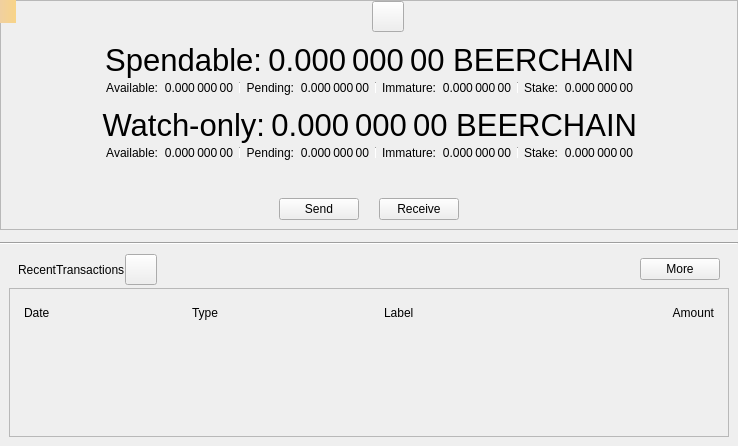
<?xml version="1.0" encoding="UTF-8"?>
<ui version="4.0">
 <class>OverviewPage</class>
 <widget class="QWidget" name="OverviewPage">
  <property name="geometry">
   <rect>
    <x>0</x>
    <y>0</y>
    <width>738</width>
    <height>446</height>
   </rect>
  </property>
  <property name="windowTitle">
   <string>Form</string>
  </property>
  <layout class="QVBoxLayout" name="verticalLayout_6">
   <property name="spacing">
    <number>0</number>
   </property>
   <property name="leftMargin">
    <number>0</number>
   </property>
   <property name="topMargin">
    <number>0</number>
   </property>
   <property name="rightMargin">
    <number>0</number>
   </property>
   <property name="bottomMargin">
    <number>0</number>
   </property>
   <item>
    <widget class="QFrame" name="frameBalances">
     <property name="frameShape">
      <enum>QFrame::StyledPanel</enum>
     </property>
     <property name="frameShadow">
      <enum>QFrame::Raised</enum>
     </property>
     <layout class="QVBoxLayout" name="verticalLayout_5">
      <property name="spacing">
       <number>0</number>
      </property>
      <property name="leftMargin">
       <number>0</number>
      </property>
      <property name="topMargin">
       <number>0</number>
      </property>
      <property name="rightMargin">
       <number>0</number>
      </property>
      <property name="bottomMargin">
       <number>0</number>
      </property>
      <item>
       <widget class="QWidget" name="widgetStatus" native="true">
        <layout class="QHBoxLayout" name="horizontalLayout_16">
         <property name="leftMargin">
          <number>0</number>
         </property>
         <property name="topMargin">
          <number>0</number>
         </property>
         <property name="rightMargin">
          <number>0</number>
         </property>
         <property name="bottomMargin">
          <number>0</number>
         </property>
         <item>
          <spacer name="horizontalSpacer_6">
           <property name="orientation">
            <enum>Qt::Horizontal</enum>
           </property>
           <property name="sizeHint" stdset="0">
            <size>
             <width>0</width>
             <height>20</height>
            </size>
           </property>
          </spacer>
         </item>
         <item>
          <widget class="QLabel" name="labelLogo">
           <property name="sizePolicy">
            <sizepolicy hsizetype="Fixed" vsizetype="Fixed">
             <horstretch>0</horstretch>
             <verstretch>0</verstretch>
            </sizepolicy>
           </property>
           <property name="minimumSize">
            <size>
             <width>32</width>
             <height>32</height>
            </size>
           </property>
          </widget>
         </item>
         <item>
          <widget class="QToolButton" name="labelWalletStatus">
           <property name="enabled">
            <bool>true</bool>
           </property>
           <property name="toolTip">
            <string>The displayed information may be out of date. Your wallet automatically synchronizes with the Beerchain network after a connection is established, but this process has not completed yet.</string>
           </property>
           <property name="text">
            <string/>
           </property>
           <property name="icon">
            <iconset>
             <normaloff>:/icons/warning</normaloff>
             <disabledoff>:/icons/warning</disabledoff>:/icons/warning</iconset>
           </property>
           <property name="iconSize">
            <size>
             <width>24</width>
             <height>24</height>
            </size>
           </property>
           <property name="flat" stdset="0">
            <bool>false</bool>
           </property>
          </widget>
         </item>
         <item>
          <spacer name="horizontalSpacer_5">
           <property name="orientation">
            <enum>Qt::Horizontal</enum>
           </property>
           <property name="sizeHint" stdset="0">
            <size>
             <width>0</width>
             <height>20</height>
            </size>
           </property>
          </spacer>
         </item>
        </layout>
       </widget>
      </item>
      <item>
       <widget class="QWidget" name="widgetWallet" native="true">
        <layout class="QVBoxLayout" name="verticalLayout_2">
         <property name="spacing">
          <number>0</number>
         </property>
         <item>
          <widget class="QWidget" name="widgetTotal" native="true">
           <layout class="QHBoxLayout" name="horizontalLayout">
            <property name="leftMargin">
             <number>0</number>
            </property>
            <property name="topMargin">
             <number>0</number>
            </property>
            <property name="rightMargin">
             <number>0</number>
            </property>
            <property name="bottomMargin">
             <number>0</number>
            </property>
            <item>
             <spacer name="horizontalSpacer_7">
              <property name="orientation">
               <enum>Qt::Horizontal</enum>
              </property>
              <property name="sizeHint" stdset="0">
               <size>
                <width>0</width>
                <height>20</height>
               </size>
              </property>
             </spacer>
            </item>
            <item>
             <widget class="QLabel" name="labelSpendable">
              <property name="font">
               <font>
                <pointsize>23</pointsize>
               </font>
              </property>
              <property name="text">
               <string>Spendable:</string>
              </property>
              <property name="alignment">
               <set>Qt::AlignRight|Qt::AlignTrailing|Qt::AlignVCenter</set>
              </property>
             </widget>
            </item>
            <item>
             <widget class="QLabel" name="labelTotal">
              <property name="font">
               <font>
                <pointsize>23</pointsize>
               </font>
              </property>
              <property name="cursor">
               <cursorShape>IBeamCursor</cursorShape>
              </property>
              <property name="toolTip">
               <string>Your current total balance</string>
              </property>
              <property name="text">
               <string notr="true">0.000 000 00 BEERCHAIN</string>
              </property>
              <property name="alignment">
               <set>Qt::AlignRight|Qt::AlignTrailing|Qt::AlignVCenter</set>
              </property>
              <property name="textInteractionFlags">
               <set>Qt::LinksAccessibleByMouse|Qt::TextSelectableByMouse</set>
              </property>
             </widget>
            </item>
            <item>
             <spacer name="horizontalSpacer_8">
              <property name="orientation">
               <enum>Qt::Horizontal</enum>
              </property>
              <property name="sizeHint" stdset="0">
               <size>
                <width>0</width>
                <height>20</height>
               </size>
              </property>
             </spacer>
            </item>
           </layout>
          </widget>
         </item>
         <item>
          <layout class="QHBoxLayout" name="horizontalLayout_13">
           <property name="leftMargin">
            <number>0</number>
           </property>
           <property name="topMargin">
            <number>0</number>
           </property>
           <property name="rightMargin">
            <number>0</number>
           </property>
           <property name="bottomMargin">
            <number>0</number>
           </property>
           <item>
            <spacer name="horizontalSpacer_9">
             <property name="orientation">
              <enum>Qt::Horizontal</enum>
             </property>
             <property name="sizeHint" stdset="0">
              <size>
               <width>40</width>
               <height>20</height>
              </size>
             </property>
            </spacer>
           </item>
           <item>
            <widget class="QWidget" name="widgetBalance" native="true">
             <layout class="QHBoxLayout" name="horizontalLayout_2">
              <property name="leftMargin">
               <number>0</number>
              </property>
              <property name="topMargin">
               <number>0</number>
              </property>
              <property name="rightMargin">
               <number>0</number>
              </property>
              <property name="bottomMargin">
               <number>0</number>
              </property>
              <item>
               <widget class="QLabel" name="labelBalanceText">
                <property name="text">
                 <string>Available:</string>
                </property>
                <property name="alignment">
                 <set>Qt::AlignRight|Qt::AlignTrailing|Qt::AlignVCenter</set>
                </property>
               </widget>
              </item>
              <item>
               <widget class="QLabel" name="labelBalance">
                <property name="cursor">
                 <cursorShape>IBeamCursor</cursorShape>
                </property>
                <property name="toolTip">
                 <string>Your current spendable balance</string>
                </property>
                <property name="text">
                 <string notr="true">0.000 000 00</string>
                </property>
                <property name="alignment">
                 <set>Qt::AlignRight|Qt::AlignTrailing|Qt::AlignVCenter</set>
                </property>
                <property name="textInteractionFlags">
                 <set>Qt::LinksAccessibleByMouse|Qt::TextSelectableByMouse</set>
                </property>
               </widget>
              </item>
             </layout>
            </widget>
           </item>
           <item>
            <widget class="QWidget" name="widgetPending" native="true">
             <layout class="QHBoxLayout" name="horizontalLayout_3">
              <property name="leftMargin">
               <number>6</number>
              </property>
              <property name="topMargin">
               <number>0</number>
              </property>
              <property name="rightMargin">
               <number>0</number>
              </property>
              <property name="bottomMargin">
               <number>0</number>
              </property>
              <item>
               <widget class="Line" name="vLine">
                <property name="maximumSize">
                 <size>
                  <width>1</width>
                  <height>12</height>
                 </size>
                </property>
                <property name="orientation">
                 <enum>Qt::Vertical</enum>
                </property>
               </widget>
              </item>
              <item>
               <widget class="QLabel" name="labelPendingText">
                <property name="text">
                 <string>Pending:</string>
                </property>
                <property name="alignment">
                 <set>Qt::AlignRight|Qt::AlignTrailing|Qt::AlignVCenter</set>
                </property>
               </widget>
              </item>
              <item>
               <widget class="QLabel" name="labelUnconfirmed">
                <property name="cursor">
                 <cursorShape>IBeamCursor</cursorShape>
                </property>
                <property name="toolTip">
                 <string>Total of transactions that have yet to be confirmed, and do not yet count toward the spendable balance</string>
                </property>
                <property name="text">
                 <string notr="true">0.000 000 00</string>
                </property>
                <property name="alignment">
                 <set>Qt::AlignRight|Qt::AlignTrailing|Qt::AlignVCenter</set>
                </property>
                <property name="textInteractionFlags">
                 <set>Qt::LinksAccessibleByMouse|Qt::TextSelectableByMouse</set>
                </property>
               </widget>
              </item>
             </layout>
            </widget>
           </item>
           <item>
            <widget class="QWidget" name="widgetImmature" native="true">
             <layout class="QHBoxLayout" name="horizontalLayout_4">
              <property name="leftMargin">
               <number>6</number>
              </property>
              <property name="topMargin">
               <number>0</number>
              </property>
              <property name="rightMargin">
               <number>0</number>
              </property>
              <property name="bottomMargin">
               <number>0</number>
              </property>
              <item>
               <widget class="Line" name="vLine_2">
                <property name="maximumSize">
                 <size>
                  <width>1</width>
                  <height>12</height>
                 </size>
                </property>
                <property name="orientation">
                 <enum>Qt::Vertical</enum>
                </property>
               </widget>
              </item>
              <item>
               <widget class="QLabel" name="labelImmatureText">
                <property name="text">
                 <string>Immature:</string>
                </property>
                <property name="alignment">
                 <set>Qt::AlignRight|Qt::AlignTrailing|Qt::AlignVCenter</set>
                </property>
               </widget>
              </item>
              <item>
               <widget class="QLabel" name="labelImmature">
                <property name="cursor">
                 <cursorShape>IBeamCursor</cursorShape>
                </property>
                <property name="toolTip">
                 <string>Mined balance that has not yet matured</string>
                </property>
                <property name="text">
                 <string notr="true">0.000 000 00</string>
                </property>
                <property name="alignment">
                 <set>Qt::AlignRight|Qt::AlignTrailing|Qt::AlignVCenter</set>
                </property>
                <property name="textInteractionFlags">
                 <set>Qt::LinksAccessibleByMouse|Qt::TextSelectableByMouse</set>
                </property>
               </widget>
              </item>
             </layout>
            </widget>
           </item>
           <item>
            <widget class="QWidget" name="widgetStake" native="true">
             <layout class="QHBoxLayout" name="horizontalLayout_7">
              <property name="leftMargin">
               <number>6</number>
              </property>
              <property name="topMargin">
               <number>0</number>
              </property>
              <property name="rightMargin">
               <number>0</number>
              </property>
              <property name="bottomMargin">
               <number>0</number>
              </property>
              <item>
               <widget class="Line" name="vLine_3">
                <property name="maximumSize">
                 <size>
                  <width>1</width>
                  <height>12</height>
                 </size>
                </property>
                <property name="orientation">
                 <enum>Qt::Vertical</enum>
                </property>
               </widget>
              </item>
              <item>
               <widget class="QLabel" name="labelStakeText">
                <property name="text">
                 <string>Stake:</string>
                </property>
                <property name="alignment">
                 <set>Qt::AlignRight|Qt::AlignTrailing|Qt::AlignVCenter</set>
                </property>
               </widget>
              </item>
              <item>
               <widget class="QLabel" name="labelStake">
                <property name="text">
                 <string>0.000 000 00</string>
                </property>
                <property name="alignment">
                 <set>Qt::AlignRight|Qt::AlignTrailing|Qt::AlignVCenter</set>
                </property>
                <property name="textInteractionFlags">
                 <set>Qt::LinksAccessibleByMouse|Qt::TextSelectableByMouse</set>
                </property>
               </widget>
              </item>
             </layout>
            </widget>
           </item>
           <item>
            <spacer name="horizontalSpacer_10">
             <property name="orientation">
              <enum>Qt::Horizontal</enum>
             </property>
             <property name="sizeHint" stdset="0">
              <size>
               <width>40</width>
               <height>20</height>
              </size>
             </property>
            </spacer>
           </item>
          </layout>
         </item>
        </layout>
       </widget>
      </item>
      <item>
       <widget class="QWidget" name="widgetWatch" native="true">
        <layout class="QVBoxLayout" name="verticalLayout_4">
         <property name="spacing">
          <number>0</number>
         </property>
         <property name="topMargin">
          <number>0</number>
         </property>
         <property name="bottomMargin">
          <number>0</number>
         </property>
         <item>
          <widget class="QWidget" name="widgetWatchTotal" native="true">
           <layout class="QHBoxLayout" name="horizontalLayout_8">
            <property name="leftMargin">
             <number>0</number>
            </property>
            <property name="topMargin">
             <number>0</number>
            </property>
            <property name="rightMargin">
             <number>0</number>
            </property>
            <property name="bottomMargin">
             <number>0</number>
            </property>
            <item>
             <spacer name="horizontalSpacer_11">
              <property name="orientation">
               <enum>Qt::Horizontal</enum>
              </property>
              <property name="sizeHint" stdset="0">
               <size>
                <width>0</width>
                <height>20</height>
               </size>
              </property>
             </spacer>
            </item>
            <item>
             <widget class="QLabel" name="labelWatchonly">
              <property name="font">
               <font>
                <pointsize>23</pointsize>
               </font>
              </property>
              <property name="text">
               <string>Watch-only:</string>
              </property>
              <property name="alignment">
               <set>Qt::AlignRight|Qt::AlignTrailing|Qt::AlignVCenter</set>
              </property>
             </widget>
            </item>
            <item>
             <widget class="QLabel" name="labelWatchTotal">
              <property name="font">
               <font>
                <pointsize>23</pointsize>
               </font>
              </property>
              <property name="cursor">
               <cursorShape>IBeamCursor</cursorShape>
              </property>
              <property name="toolTip">
               <string>Current total balance in watch-only addresses</string>
              </property>
              <property name="text">
               <string notr="true">0.000 000 00 BEERCHAIN</string>
              </property>
              <property name="alignment">
               <set>Qt::AlignRight|Qt::AlignTrailing|Qt::AlignVCenter</set>
              </property>
              <property name="textInteractionFlags">
               <set>Qt::LinksAccessibleByMouse|Qt::TextSelectableByMouse</set>
              </property>
             </widget>
            </item>
            <item>
             <spacer name="horizontalSpacer_12">
              <property name="orientation">
               <enum>Qt::Horizontal</enum>
              </property>
              <property name="sizeHint" stdset="0">
               <size>
                <width>0</width>
                <height>20</height>
               </size>
              </property>
             </spacer>
            </item>
           </layout>
          </widget>
         </item>
         <item>
          <layout class="QHBoxLayout" name="horizontalLayout_14">
           <property name="leftMargin">
            <number>0</number>
           </property>
           <property name="rightMargin">
            <number>0</number>
           </property>
           <item>
            <spacer name="horizontalSpacer_13">
             <property name="orientation">
              <enum>Qt::Horizontal</enum>
             </property>
             <property name="sizeHint" stdset="0">
              <size>
               <width>0</width>
               <height>20</height>
              </size>
             </property>
            </spacer>
           </item>
           <item>
            <widget class="QWidget" name="widgetWatchAvailable" native="true">
             <layout class="QHBoxLayout" name="horizontalLayout_9">
              <property name="leftMargin">
               <number>0</number>
              </property>
              <property name="topMargin">
               <number>0</number>
              </property>
              <property name="rightMargin">
               <number>0</number>
              </property>
              <property name="bottomMargin">
               <number>0</number>
              </property>
              <item>
               <widget class="QLabel" name="labelWatchAvailableText">
                <property name="text">
                 <string>Available:</string>
                </property>
                <property name="alignment">
                 <set>Qt::AlignRight|Qt::AlignTrailing|Qt::AlignVCenter</set>
                </property>
               </widget>
              </item>
              <item>
               <widget class="QLabel" name="labelWatchAvailable">
                <property name="cursor">
                 <cursorShape>IBeamCursor</cursorShape>
                </property>
                <property name="toolTip">
                 <string>Your current balance in watch-only addresses</string>
                </property>
                <property name="text">
                 <string notr="true">0.000 000 00</string>
                </property>
                <property name="alignment">
                 <set>Qt::AlignRight|Qt::AlignTrailing|Qt::AlignVCenter</set>
                </property>
                <property name="textInteractionFlags">
                 <set>Qt::LinksAccessibleByMouse|Qt::TextSelectableByMouse</set>
                </property>
               </widget>
              </item>
             </layout>
            </widget>
           </item>
           <item>
            <widget class="QWidget" name="widgetWatchPending" native="true">
             <layout class="QHBoxLayout" name="horizontalLayout_10">
              <property name="leftMargin">
               <number>6</number>
              </property>
              <property name="topMargin">
               <number>0</number>
              </property>
              <property name="rightMargin">
               <number>0</number>
              </property>
              <property name="bottomMargin">
               <number>0</number>
              </property>
              <item>
               <widget class="Line" name="vLine_4">
                <property name="maximumSize">
                 <size>
                  <width>1</width>
                  <height>12</height>
                 </size>
                </property>
                <property name="orientation">
                 <enum>Qt::Vertical</enum>
                </property>
               </widget>
              </item>
              <item>
               <widget class="QLabel" name="labelWatchPendingText">
                <property name="text">
                 <string>Pending:</string>
                </property>
                <property name="alignment">
                 <set>Qt::AlignRight|Qt::AlignTrailing|Qt::AlignVCenter</set>
                </property>
               </widget>
              </item>
              <item>
               <widget class="QLabel" name="labelWatchPending">
                <property name="cursor">
                 <cursorShape>IBeamCursor</cursorShape>
                </property>
                <property name="toolTip">
                 <string>Unconfirmed transactions to watch-only addresses</string>
                </property>
                <property name="text">
                 <string notr="true">0.000 000 00</string>
                </property>
                <property name="alignment">
                 <set>Qt::AlignRight|Qt::AlignTrailing|Qt::AlignVCenter</set>
                </property>
                <property name="textInteractionFlags">
                 <set>Qt::LinksAccessibleByMouse|Qt::TextSelectableByMouse</set>
                </property>
               </widget>
              </item>
             </layout>
            </widget>
           </item>
           <item>
            <widget class="QWidget" name="widgetWatchImmature" native="true">
             <layout class="QHBoxLayout" name="horizontalLayout_11">
              <property name="leftMargin">
               <number>6</number>
              </property>
              <property name="topMargin">
               <number>0</number>
              </property>
              <property name="rightMargin">
               <number>0</number>
              </property>
              <property name="bottomMargin">
               <number>0</number>
              </property>
              <item>
               <widget class="Line" name="vLine_5">
                <property name="maximumSize">
                 <size>
                  <width>1</width>
                  <height>12</height>
                 </size>
                </property>
                <property name="orientation">
                 <enum>Qt::Vertical</enum>
                </property>
               </widget>
              </item>
              <item>
               <widget class="QLabel" name="labelWatchImmatureText">
                <property name="text">
                 <string>Immature:</string>
                </property>
                <property name="alignment">
                 <set>Qt::AlignRight|Qt::AlignTrailing|Qt::AlignVCenter</set>
                </property>
               </widget>
              </item>
              <item>
               <widget class="QLabel" name="labelWatchImmature">
                <property name="cursor">
                 <cursorShape>IBeamCursor</cursorShape>
                </property>
                <property name="toolTip">
                 <string>Mined balance in watch-only addresses that has not yet matured</string>
                </property>
                <property name="text">
                 <string notr="true">0.000 000 00</string>
                </property>
                <property name="alignment">
                 <set>Qt::AlignRight|Qt::AlignTrailing|Qt::AlignVCenter</set>
                </property>
                <property name="textInteractionFlags">
                 <set>Qt::LinksAccessibleByMouse|Qt::TextSelectableByMouse</set>
                </property>
               </widget>
              </item>
             </layout>
            </widget>
           </item>
           <item>
            <widget class="QWidget" name="widgetWatchStake" native="true">
             <layout class="QHBoxLayout" name="horizontalLayout_12">
              <property name="leftMargin">
               <number>6</number>
              </property>
              <property name="topMargin">
               <number>0</number>
              </property>
              <property name="rightMargin">
               <number>0</number>
              </property>
              <property name="bottomMargin">
               <number>0</number>
              </property>
              <item>
               <widget class="Line" name="vLine_6">
                <property name="maximumSize">
                 <size>
                  <width>1</width>
                  <height>12</height>
                 </size>
                </property>
                <property name="orientation">
                 <enum>Qt::Vertical</enum>
                </property>
               </widget>
              </item>
              <item>
               <widget class="QLabel" name="labelWatchStakeText">
                <property name="text">
                 <string>Stake:</string>
                </property>
                <property name="alignment">
                 <set>Qt::AlignRight|Qt::AlignTrailing|Qt::AlignVCenter</set>
                </property>
               </widget>
              </item>
              <item>
               <widget class="QLabel" name="labelWatchStake">
                <property name="text">
                 <string>0.000 000 00</string>
                </property>
                <property name="alignment">
                 <set>Qt::AlignRight|Qt::AlignTrailing|Qt::AlignVCenter</set>
                </property>
                <property name="textInteractionFlags">
                 <set>Qt::LinksAccessibleByMouse|Qt::TextSelectableByMouse</set>
                </property>
               </widget>
              </item>
             </layout>
            </widget>
           </item>
           <item>
            <spacer name="horizontalSpacer_14">
             <property name="orientation">
              <enum>Qt::Horizontal</enum>
             </property>
             <property name="sizeHint" stdset="0">
              <size>
               <width>0</width>
               <height>20</height>
              </size>
             </property>
            </spacer>
           </item>
          </layout>
         </item>
        </layout>
       </widget>
      </item>
      <item>
       <widget class="QWidget" name="widgetTransaction" native="true">
        <layout class="QHBoxLayout" name="horizontalLayout_15">
         <property name="spacing">
          <number>20</number>
         </property>
         <property name="topMargin">
          <number>35</number>
         </property>
         <item>
          <spacer name="horizontalSpacer_15">
           <property name="orientation">
            <enum>Qt::Horizontal</enum>
           </property>
           <property name="sizeHint" stdset="0">
            <size>
             <width>0</width>
             <height>20</height>
            </size>
           </property>
          </spacer>
         </item>
         <item>
          <widget class="BeerchainPushButton" name="buttonSend">
           <property name="text">
            <string>Send</string>
           </property>
          </widget>
         </item>
         <item>
          <widget class="BeerchainPushButton" name="buttonReceive">
           <property name="text">
            <string>Receive</string>
           </property>
          </widget>
         </item>
         <item>
          <spacer name="horizontalSpacer_16">
           <property name="orientation">
            <enum>Qt::Horizontal</enum>
           </property>
           <property name="sizeHint" stdset="0">
            <size>
             <width>0</width>
             <height>20</height>
            </size>
           </property>
          </spacer>
         </item>
        </layout>
       </widget>
      </item>
     </layout>
    </widget>
   </item>
   <item>
    <spacer name="verticalSpacer_5">
     <property name="orientation">
      <enum>Qt::Vertical</enum>
     </property>
     <property name="sizeType">
      <enum>QSizePolicy::Fixed</enum>
     </property>
     <property name="sizeHint" stdset="0">
      <size>
       <width>20</width>
       <height>12</height>
      </size>
     </property>
    </spacer>
   </item>
   <item>
    <widget class="Line" name="hLine">
     <property name="orientation">
      <enum>Qt::Horizontal</enum>
     </property>
    </widget>
   </item>
   <item>
    <spacer name="verticalSpacer_4">
     <property name="orientation">
      <enum>Qt::Vertical</enum>
     </property>
     <property name="sizeType">
      <enum>QSizePolicy::Fixed</enum>
     </property>
     <property name="sizeHint" stdset="0">
      <size>
       <width>20</width>
       <height>0</height>
      </size>
     </property>
    </spacer>
   </item>
   <item>
    <widget class="QWidget" name="widgetRecent" native="true">
     <layout class="QVBoxLayout" name="verticalLayout">
      <property name="spacing">
       <number>0</number>
      </property>
      <item>
       <layout class="QHBoxLayout" name="horizontalLayout_6">
        <property name="leftMargin">
         <number>9</number>
        </property>
        <property name="rightMargin">
         <number>9</number>
        </property>
        <property name="bottomMargin">
         <number>3</number>
        </property>
        <item>
         <widget class="QLabel" name="labelRecentTransactions">
          <property name="text">
           <string>RecentTransactions</string>
          </property>
         </widget>
        </item>
        <item>
         <widget class="QToolButton" name="labelTransactionsStatus">
          <property name="enabled">
           <bool>true</bool>
          </property>
          <property name="toolTip">
           <string>The displayed information may be out of date. Your wallet automatically synchronizes with the Beerchain network after a connection is established, but this process has not completed yet.</string>
          </property>
          <property name="text">
           <string/>
          </property>
          <property name="icon">
           <iconset>
            <normaloff>:/icons/warning</normaloff>
            <disabledoff>:/icons/warning</disabledoff>:/icons/warning</iconset>
          </property>
          <property name="iconSize">
           <size>
            <width>24</width>
            <height>24</height>
           </size>
          </property>
          <property name="flat" stdset="0">
           <bool>false</bool>
          </property>
         </widget>
        </item>
        <item>
         <spacer name="horizontalSpacer_3">
          <property name="orientation">
           <enum>Qt::Horizontal</enum>
          </property>
          <property name="sizeHint" stdset="0">
           <size>
            <width>0</width>
            <height>20</height>
           </size>
          </property>
         </spacer>
        </item>
        <item>
         <widget class="QPushButton" name="showMoreButton">
          <property name="text">
           <string>More</string>
          </property>
         </widget>
        </item>
       </layout>
      </item>
      <item>
       <layout class="QVBoxLayout" name="verticalLayout_3">
        <item>
         <widget class="QFrame" name="frameRecentTransactions">
          <property name="frameShape">
           <enum>QFrame::StyledPanel</enum>
          </property>
          <property name="frameShadow">
           <enum>QFrame::Raised</enum>
          </property>
          <layout class="QVBoxLayout" name="verticalLayout_8">
           <item>
            <widget class="QWidget" name="widget_header" native="true">
             <layout class="QHBoxLayout" name="horizontalLayout_5">
              <property name="spacing">
               <number>5</number>
              </property>
              <property name="leftMargin">
               <number>5</number>
              </property>
              <property name="topMargin">
               <number>5</number>
              </property>
              <property name="rightMargin">
               <number>5</number>
              </property>
              <property name="bottomMargin">
               <number>5</number>
              </property>
              <item>
               <widget class="QLabel" name="labelDate">
                <property name="text">
                 <string>Date</string>
                </property>
               </widget>
              </item>
              <item>
               <widget class="QLabel" name="labelType">
                <property name="text">
                 <string>Type</string>
                </property>
               </widget>
              </item>
              <item>
               <spacer name="horizontalSpacer_2">
                <property name="orientation">
                 <enum>Qt::Horizontal</enum>
                </property>
                <property name="sizeType">
                 <enum>QSizePolicy::Fixed</enum>
                </property>
                <property name="sizeHint" stdset="0">
                 <size>
                  <width>25</width>
                  <height>20</height>
                 </size>
                </property>
               </spacer>
              </item>
              <item>
               <widget class="QLabel" name="labelAddress">
                <property name="text">
                 <string>Label</string>
                </property>
               </widget>
              </item>
              <item>
               <widget class="QLabel" name="labelAmount">
                <property name="text">
                 <string>Amount</string>
                </property>
                <property name="alignment">
                 <set>Qt::AlignRight|Qt::AlignTrailing|Qt::AlignVCenter</set>
                </property>
               </widget>
              </item>
             </layout>
            </widget>
           </item>
           <item>
            <widget class="QListView" name="listTransactions">
             <property name="styleSheet">
              <string notr="true">QListView { background: transparent; }</string>
             </property>
             <property name="frameShape">
              <enum>QFrame::NoFrame</enum>
             </property>
             <property name="verticalScrollBarPolicy">
              <enum>Qt::ScrollBarAlwaysOff</enum>
             </property>
             <property name="horizontalScrollBarPolicy">
              <enum>Qt::ScrollBarAlwaysOff</enum>
             </property>
            </widget>
           </item>
          </layout>
         </widget>
        </item>
       </layout>
      </item>
     </layout>
    </widget>
   </item>
  </layout>
  <widget class="QLabel" name="labelAlerts">
   <property name="geometry">
    <rect>
     <x>0</x>
     <y>0</y>
     <width>16</width>
     <height>23</height>
    </rect>
   </property>
   <property name="visible">
    <bool>false</bool>
   </property>
   <property name="styleSheet">
    <string notr="true">QLabel { background-color: qlineargradient(x1: 0, y1: 0, x2: 1, y2: 0, stop:0 #F0D0A0, stop:1 #F8D488); color:#000000; }</string>
   </property>
   <property name="wordWrap">
    <bool>true</bool>
   </property>
   <property name="margin">
    <number>3</number>
   </property>
   <property name="textInteractionFlags">
    <set>Qt::TextSelectableByMouse</set>
   </property>
  </widget>
 </widget>
 <customwidgets>
  <customwidget>
   <class>BeerchainPushButton</class>
   <extends>QPushButton</extends>
   <header>qt/beerchainpushbutton.h</header>
  </customwidget>
 </customwidgets>
 <resources/>
 <connections/>
</ui>
